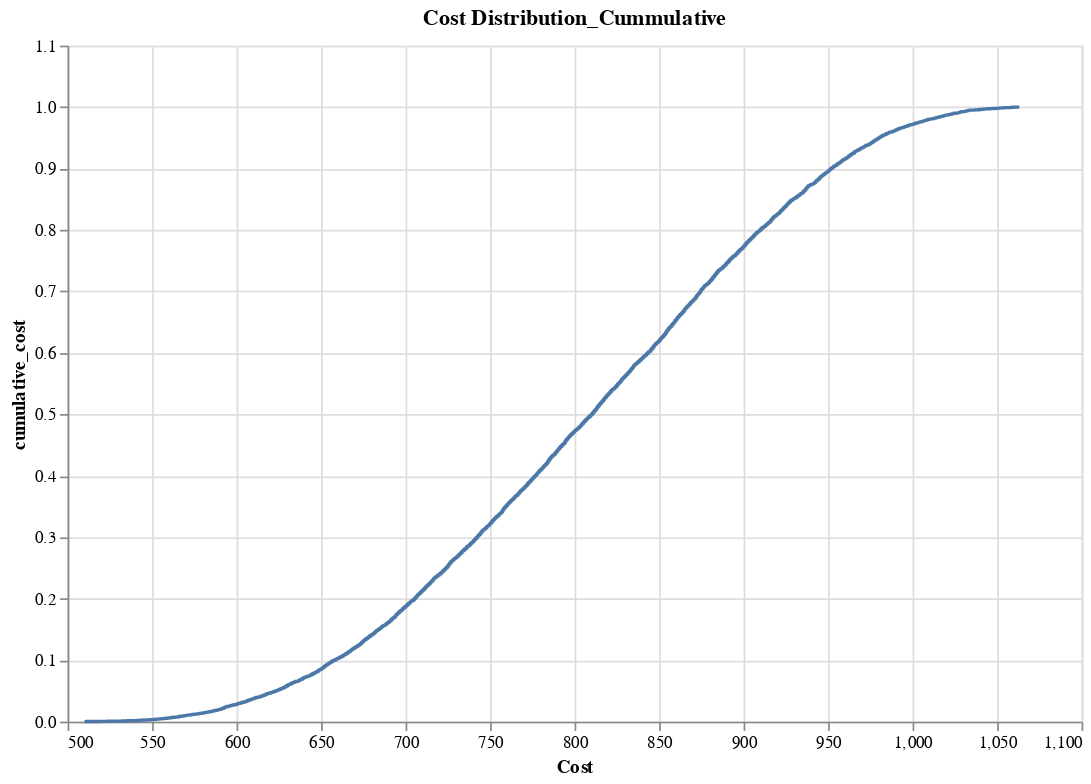

The cell this chart's notebook holds for it:
### Code cell
# Here, commulative distribution curve might be handy indefining the risk treshold to tolerate or 
#avoide based on the proportion of cummulative risks: Say for example that you are open to tolerate a 
#risk of upto 90%, what level of cost should you incure to make this investment decsion? See below:

iteration = 10000

df['cumulative_cost'] = df['Cost'].cumsum() / df['Cost'].sum()

chart = alt.Chart(df).mark_line().encode(
    x='Cost',
    y='cumulative_cost'
).properties(
    title='Cost Distribution_Cummulative',
    width=600,
    height=400
)

chart.configure_axis(
    titleFontSize=12,
    labelFontSize=10
)

chart.configure_title(
    fontSize=14
)

chart

### Figure 1 — Vega-Lite specification as saved in the notebook (floating-point values rounded to 4 significant figures; data arrays with more than 128 entries replaced by an {"elided": "..."} marker saying what was removed)
{"config": {"view": {"continuousWidth": 300, "continuousHeight": 300}}, "data": {"name": "data-f84ca7e2f156a48598ff3cb3de51f8d5"}, "mark": {"type": "line"}, "encoding": {"x": {"field": "Cost", "type": "quantitative"}, "y": {"field": "cumulative_cost", "type": "quantitative"}}, "height": 400, "title": "Cost Distribution_Cummulative", "width": 600, "$schema": "https://vega.github.io/schema/vega-lite/v5.17.0.json", "datasets": {"data-f84ca7e2f156a48598ff3cb3de51f8d5": {"elided": "10000 records"}}}
